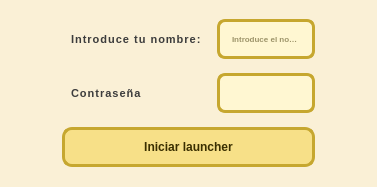
<?xml version="1.0" encoding="UTF-8"?>
<ui version="4.0">
 <class>introduccionNombre</class>
 <widget class="QWidget" name="introduccionNombre">
  <property name="geometry">
   <rect>
    <x>0</x>
    <y>0</y>
    <width>377</width>
    <height>187</height>
   </rect>
  </property>
  <property name="windowTitle">
   <string>Form</string>
  </property>
  <property name="styleSheet">
   <string notr="true">background-color: #faf0d6;
</string>
  </property>
  <layout class="QGridLayout" name="gridLayout">
   <item row="1" column="1">
    <widget class="QLabel" name="labelNombre">
     <property name="maximumSize">
      <size>
       <width>150</width>
       <height>50</height>
      </size>
     </property>
     <property name="styleSheet">
      <string notr="true">QLabel {
    color: #3C3C3C;
    font-size: 11px;
    font-weight: bold;
    padding: 6px;
    letter-spacing: 1px;
}</string>
     </property>
     <property name="text">
      <string>Introduce tu nombre:</string>
     </property>
    </widget>
   </item>
   <item row="1" column="0">
    <spacer name="horizontalSpacer">
     <property name="orientation">
      <enum>Qt::Orientation::Horizontal</enum>
     </property>
     <property name="sizeHint" stdset="0">
      <size>
       <width>40</width>
       <height>20</height>
      </size>
     </property>
    </spacer>
   </item>
   <item row="1" column="3">
    <spacer name="horizontalSpacer_2">
     <property name="orientation">
      <enum>Qt::Orientation::Horizontal</enum>
     </property>
     <property name="sizeHint" stdset="0">
      <size>
       <width>40</width>
       <height>20</height>
      </size>
     </property>
    </spacer>
   </item>
   <item row="3" column="1" colspan="2">
    <widget class="QPushButton" name="iniciarPartida">
     <property name="maximumSize">
      <size>
       <width>300</width>
       <height>40</height>
      </size>
     </property>
     <property name="layoutDirection">
      <enum>Qt::LayoutDirection::LeftToRight</enum>
     </property>
     <property name="styleSheet">
      <string notr="true">QPushButton {
    background-color: #F7E088;          /* dorado suave */
    border: 3px solid #C6A72F;          /* borde más oscuro */
    border-radius: 10px;
    color: #3A2F00;                     /* texto marrón oscuro */
    font-weight: bold;
    font-family: &quot;Press Start 2P&quot;, monospace; /* o una similar pixel */
    font-size: 12px;
    padding: 8px 16px;
    text-transform: uppercase;
    box-shadow: 0px 3px 0px #9E821F;    /* efecto relieve inferior */
}

QPushButton:hover {
    background-color: #FFE87C;          /* brillo al pasar el ratón */
    border-color: #E6C84F;
    box-shadow: 0px 3px 0px #C6A72F;
    transform: translateY(-1px);        /* efecto sutil de elevación */
}

QPushButton:pressed {
    background-color: #E6C84F;
    border-color: #A88C22;
    color: #2A2000;
    box-shadow: 0px 1px 0px #8B6F16;
    transform: translateY(2px);         /* efecto de “clic” */
}

QPushButton:disabled {
    background-color: #DDD2A0;
    border-color: #B5A36A;
    color: #888;
    box-shadow: none;
}
</string>
     </property>
     <property name="inputMethodHints">
      <set>Qt::InputMethodHint::ImhDate</set>
     </property>
     <property name="text">
      <string>Iniciar launcher</string>
     </property>
    </widget>
   </item>
   <item row="1" column="2">
    <widget class="QLineEdit" name="nombre">
     <property name="sizePolicy">
      <sizepolicy hsizetype="Fixed" vsizetype="Fixed">
       <horstretch>0</horstretch>
       <verstretch>0</verstretch>
      </sizepolicy>
     </property>
     <property name="maximumSize">
      <size>
       <width>500</width>
       <height>40</height>
      </size>
     </property>
     <property name="styleSheet">
      <string notr="true">QLineEdit {
    background-color: #FFF7D2;            /* fondo beige claro */
    border: 3px solid #C6A72F;            /* borde dorado */
    border-radius: 8px;                   /* esquinas suaves */
    color: #3A2F00;                       /* texto marrón oscuro */
    font-weight: bold;
    font-family: &quot;Press Start 2P&quot;, monospace;  /* si tienes fuente pixel */
    font-size: 8px;
    padding: 0px 10px;
    selection-background-color: #F7D24A;  /* color de selección */
    selection-color: black;
}

QLineEdit:hover {
    border-color: #E6C84F;                /* borde más brillante al pasar el ratón */
    background-color: #FFF4BD;
}

QLineEdit:focus {
    border-color: #FFD700;                /* dorado intenso cuando se escribe */
    background-color: #FFF9E0;
    box-shadow: 0 0 10px #FFD700;         /* efecto resplandor dorado */
}

QLineEdit:disabled {
    background-color: #E0E0E0;
    color: #888;
    border-color: #AAA;
}
</string>
     </property>
     <property name="placeholderText">
      <string>Introduce el nombre</string>
     </property>
    </widget>
   </item>
   <item row="2" column="1">
    <widget class="QLabel" name="label">
     <property name="styleSheet">
      <string notr="true">QLabel {
    color: #3C3C3C;
    font-size: 11px;
    font-weight: bold;
    padding: 6px;
    letter-spacing: 1px;
}</string>
     </property>
     <property name="text">
      <string>Contraseña</string>
     </property>
    </widget>
   </item>
   <item row="2" column="2">
    <widget class="QLineEdit" name="lineEdit">
     <property name="maximumSize">
      <size>
       <width>500</width>
       <height>40</height>
      </size>
     </property>
     <property name="styleSheet">
      <string notr="true">QLineEdit {
    background-color: #FFF7D2;            /* fondo beige claro */
    border: 3px solid #C6A72F;            /* borde dorado */
    border-radius: 8px;                   /* esquinas suaves */
    color: #3A2F00;                       /* texto marrón oscuro */
    font-weight: bold;
    font-family: &quot;Press Start 2P&quot;, monospace;  /* si tienes fuente pixel */
    font-size: 8px;
    padding: 0px 10px;
    selection-background-color: #F7D24A;  /* color de selección */
    selection-color: black;
}

QLineEdit:hover {
    border-color: #E6C84F;                /* borde más brillante al pasar el ratón */
    background-color: #FFF4BD;
}

QLineEdit:focus {
    border-color: #FFD700;                /* dorado intenso cuando se escribe */
    background-color: #FFF9E0;
    box-shadow: 0 0 10px #FFD700;         /* efecto resplandor dorado */
}

QLineEdit:disabled {
    background-color: #E0E0E0;
    color: #888;
    border-color: #AAA;
}
</string>
     </property>
     <property name="echoMode">
      <enum>QLineEdit::EchoMode::Password</enum>
     </property>
    </widget>
   </item>
  </layout>
 </widget>
 <resources/>
 <connections/>
</ui>
